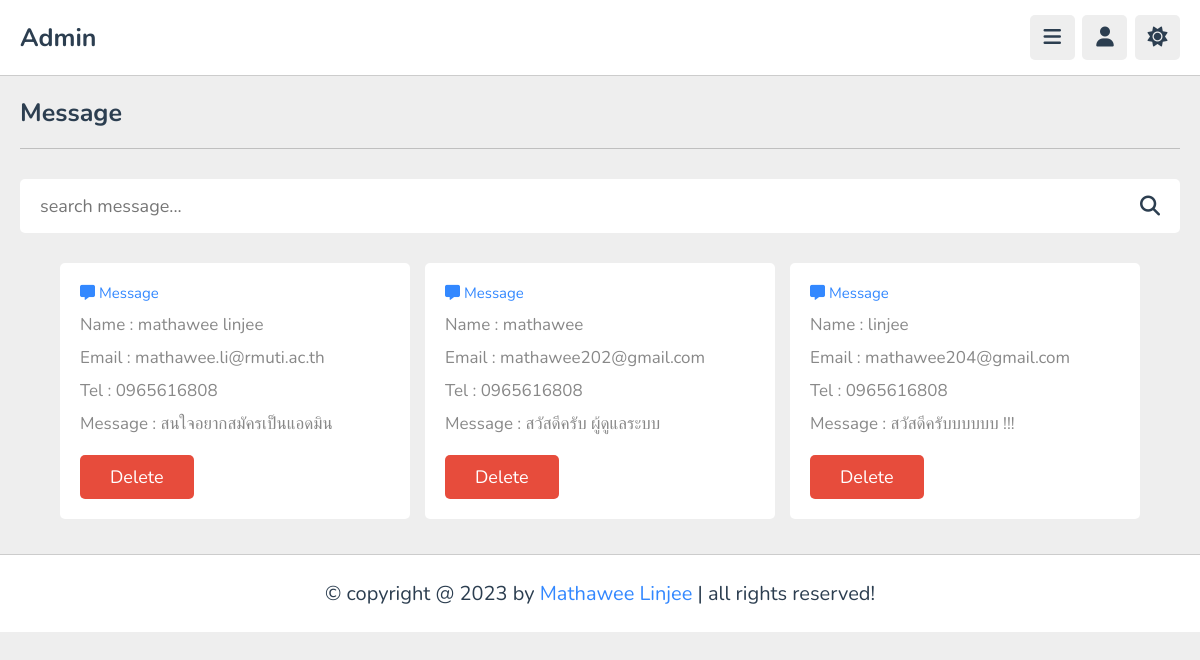
Screenshot of /admin/view_message.php (signed in) with the database file from the repository.
### tables this page shows
CREATE TABLE `contact` (
  `id` int(11) NOT NULL,
  `name` varchar(50) NOT NULL,
  `email` varchar(50) NOT NULL,
  `number` varchar(10) NOT NULL,
  `message` mediumtext NOT NULL
);

### admin/view_message.php (the view, shortened to what this page needs)
<?php
include '../components/connect.php';
?>
<!DOCTYPE html>
<html lang="en">
<head>
   <link rel="stylesheet" href="https://cdnjs.cloudflare.com/ajax/libs/font-awesome/6.2.0/css/all.min.css">
   <link rel="stylesheet" href="../css/style.css">
</head>
<body>
<?php include '../components/admin_header.php'; ?>
<section class="teachers">
   <h1 class="heading">Message</h1>
   <form action="search_message.php" method="post" class="search-tutor">
      <input type="text" name="search_tutor" maxlength="100" placeholder="search message..." required>
      <button type="submit" name="search_tutor_btn" class="fas fa-search"></button>
   </form>
   <div class="box-container">
      <?php
         $select_tutors = $conn->prepare("SELECT * FROM `contact`");
         $select_tutors->execute();
         if($select_tutors->rowCount() > 0){
            while($fetch_tutor = $select_tutors->fetch(PDO::FETCH_ASSOC)){
      ?>
      <div class="box">
         <div class="tutor">
            <div>
                <span><i class="fa-solid fa-message"></i> Message</span>
               <p>Name : <?= $fetch_tutor['name']; ?></p>
               <p>Email : <?= $fetch_tutor['email']; ?></p>
               <p>Tel : <?= $fetch_tutor['number']; ?></p>
               <p>Message : <?= $fetch_tutor['message']; ?></p>
            </div>
         </div>
         <form action="" method="post" class="flex-btn">
            <button type="submit" name="delete" class="inline-delete-btn" onclick="return confirm('delete this user?');">delete </button>
         </form>
      </div>
      <?php
            }
         }else{
            echo '<p class="empty">no message found!</p>';
         }
      ?>
   </div>
</section>
<?php include '../components/footer.php'; ?>
</body>
</html>

### components/admin_header.php (shortened to what this page needs)
<header class="header">
   <section class="flex">
      <a href="dashboard.php" class="logo">Admin</a>
      <div class="icons">
         <div id="menu-btn" class="fas fa-bars"></div>
         <div id="user-btn" class="fas fa-user"></div>
         <div id="toggle-btn" class="fas fa-sun"></div>
      </div>
   </section>
</header>

### components/footer.php
<footer class="footer">
   &copy; copyright @ <?= date('Y'); ?> by <span>Mathawee Linjee</span> | all rights reserved!
</footer>

### css/style.css (style rules this page uses)
:root { --main-color: #3388ff; --red: #e74c3c; --oragen: #f39c12; --white: #fff; --black: #2c3e50; --light-color: #888; --light-bg: #eee; --border: 0.1rem solid rgba(0, 0, 0, 0.2); }
* { font-family: "Nunito", sans-serif; margin: 0; padding: 0; box-sizing: border-box; outline: none; border: none; text-decoration: none; }
html { font-size: 62.5%; overflow-x: hidden; }
body { background-color: var(--light-bg); padding-left: 30rem; }
section { padding: 2rem; max-width: 1200px; margin: 0 auto; }
.btn, .option-btn, .delete-btn, .inline-btn, .inline-option-btn, .inline-delete-btn { border-radius: 0.5rem; padding: 1rem 3rem; font-size: 1.8rem; color: #fff; margin-top: 1rem; text-transform: capitalize; cursor: pointer; text-align: center; }
.inline-btn, .inline-option-btn, .inline-delete-btn { display: inline-block; }
.delete-btn, .inline-delete-btn { background-color: var(--red); }
.flex-btn { display: flex; gap: 1rem; }
.heading { padding-bottom: 1.8rem; border-bottom: var(--border); font-size: 2.5rem; color: var(--black); text-transform: capitalize; margin-bottom: 3rem; }
.header { background-color: var(--white); border-bottom: var(--border); position: sticky; top: 0; left: 0; right: 0; z-index: 1000; }
.header .flex { padding: 1.5rem 2rem; position: relative; display: flex; align-items: center; justify-content: space-between; }
.header .flex .logo { font-size: 2.5rem; color: var(--black); font-weight: bolder; }
.header .flex .icons div { font-size: 2rem; color: var(--black); border-radius: 0.5rem; height: 4.5rem; cursor: pointer; width: 4.5rem; line-height: 4.4rem; background-color: var(--light-bg); text-align: center; margin-left: 0.5rem; }
.teachers .search-tutor { margin-bottom: 3rem; display: flex; align-items: center; gap: 1.5rem; padding: 1.5rem 2rem; background-color: var(--white); border-radius: 0.5rem; }
.teachers .search-tutor input { width: 100%; font-size: 1.8rem; color: var(--black); background: none; }
.teachers .search-tutor button { font-size: 2rem; cursor: pointer; color: var(--black); background: none; }
.teachers .box-container { display: grid; grid-template-columns: repeat(auto-fit, 35rem); gap: 1.5rem; align-items: flex-start; justify-content: center; }
.teachers .box-container .box { border-radius: 0.5rem; padding: 2rem; background-color: var(--white); }
.teachers .box-container .box .tutor { margin-bottom: 1rem; display: flex; align-items: center; gap: 1.5rem; }
.teachers .box-container .box .tutor span { color: var(--main-color); font-size: 1.5rem; }
.teachers .box-container .box p { padding-top: 1rem; font-size: 1.7rem; color: var(--light-color); }
.footer { position: sticky; bottom: 0; right: 0; left: 0; background-color: var(--white); border-top: var(--border); padding: 2.5rem 2rem; text-align: center; color: var(--black); font-size: 2rem; margin-top: 1.5rem; z-index: 1000; }
.footer span { color: var(--main-color); }
@media (max-width: 1200px) { body { padding-left: 0; } }

### rows the page displays
contact: name "mathawee linjee", email "mathawee.li@rmuti.ac.th", number "0965616808", message "สนใจอยากสมัครเป็นแอดมิน"
contact: name "mathawee", email "mathawee202@gmail.com", number "0965616808", message "สวัสดีครับ ผู้ดูแลระบบ"
contact: name "linjee", email "mathawee204@gmail.com", number "0965616808", message "สวัสดีครับบบบบบ !!!"
